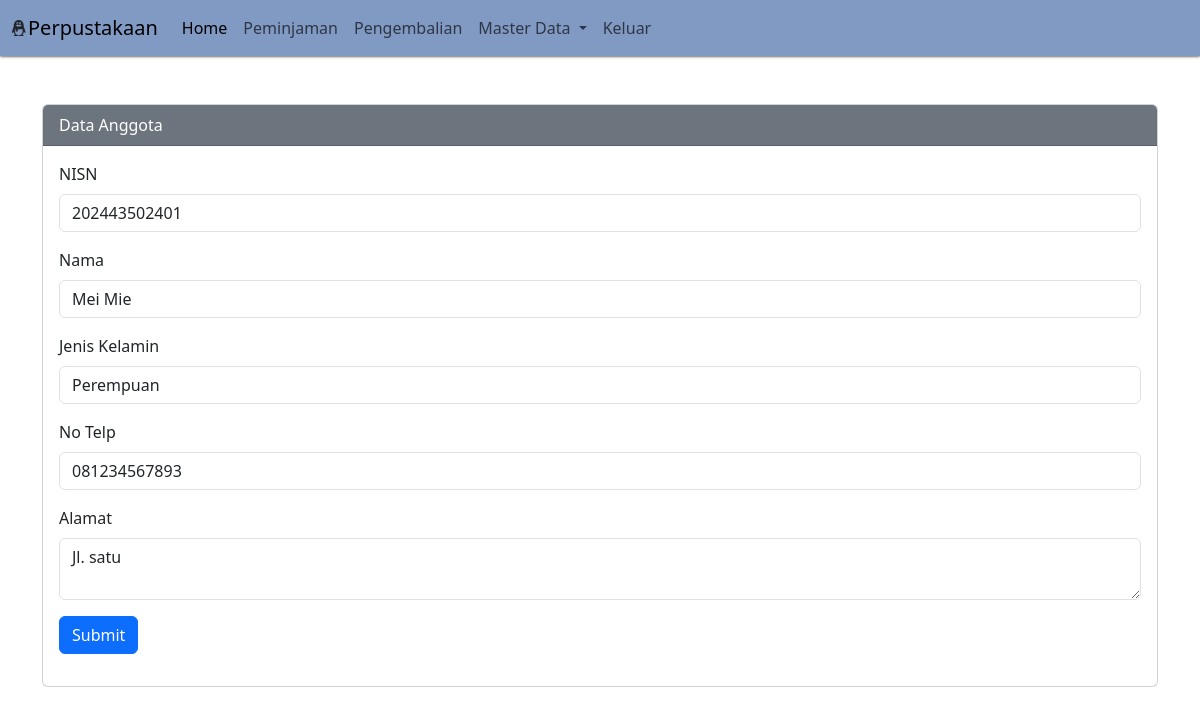
/?pg=tambah-anggota&editAnggota=1, run on the app's committed database.
### tables this page shows
CREATE TABLE `anggota` (
  `id` int(11) NOT NULL,
  `nisn` varchar(16) NOT NULL,
  `nama_lengkap` varchar(50) NOT NULL,
  `jenis_kelamin` enum('Laki-Laki','Perempuan') NOT NULL,
  `no_telp` varchar(13) NOT NULL,
  `alamat` text NOT NULL,
  `created_at` timestamp NOT NULL DEFAULT current_timestamp(),
  `updated_at` timestamp NOT NULL DEFAULT current_timestamp() ON UPDATE current_timestamp()
);

### content/tambah-anggota.php (the view, shortened to what this page needs)
<?php
if (isset($_GET['editAnggota'])) {
    $id = $_GET['editAnggota'];
    $editAnggota = mysqli_query($koneksi, "SELECT * FROM anggota WHERE id = '$id'");
    $rowAnggota = mysqli_fetch_assoc($editAnggota);
}
?>
<div class="container mt-5">
    <div class="row">
        <div class="col-sm-12">
            <div class="card">
                <div class="card-header bg-secondary text-white">Data Anggota</div>
                <div class="card-body">
                    <form action="" method="post">
                        <div class="mb-3">
                            <label for="" class="form-label">NISN</label>
                            <input value="<?php echo $rowAnggota['nisn'] ?? '' ?>" type="text" class="form-control" name="nisn">
                        </div>
                        <div class="mb-3">
                            <label for="" class="form-label">Nama</label>
                            <input value="<?php echo $rowAnggota['nama_lengkap'] ?? '' ?>" type="text" class="form-control" name="nama_lengkap">
                        </div>
                        <div class="mb-3">
                            <label for="" class="form-label">Jenis Kelamin</label>
                            <select name="jenis_kelamin" id="" class="form-control">
                                <option value="Perempuan" <?php echo isset($rowAnggota['jenis_kelamin']) && ($rowAnggota['jenis_kelamin'] == 'Perempuan') ? 'selected' : '' ?>>Perempuan</option>
                            </select>
                        </div>
                        <div class="mb-3">
                            <label for="" class="form-label">No Telp</label>
                            <input value="<?php echo ($rowAnggota['no_telp'] ?? '') ?>" type="number" class="form-control" name="no_telp">
                        </div>
                        <div class="mb-3">
                            <label for="" class="form-label">Alamat</label>
                            <textarea name="alamat" class="form-control" id=""><?php echo ($rowAnggota['alamat'] ?? '') ?></textarea>
                        </div>
                        <div class="mb-3">
                            <input type="submit" class="btn btn-primary" name="simpan" vlue="Simpan">
                        </div>
                    </form>
                </div>
            </div>
        </div>
    </div>
</div>

### index.php (style rules this page uses)
body { background-image: url('assets/img/1.jpg'); background-size: cover; }

### data on the page
anggota: nisn "202443502401", nama_lengkap "Mei Mie", jenis_kelamin "Perempuan", no_telp "081234567893", alamat "Jl. satu"
